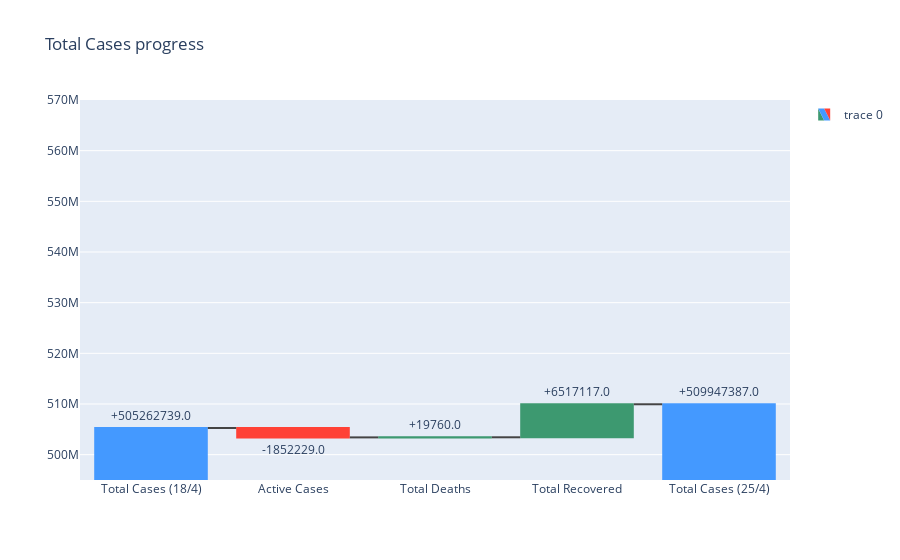

Notebook source saved alongside this figure:
### Markdown cell above
- Vì sự thay đổi của từng thành phần (`Active Cases`, `Total Deaths`, `Total Recovered`) sẽ dẫn tới sự thay đổi của phần tổng thể (`Total Cases`), vì thế biểu đồ waterfall được sử dụng để nhấn mạnh vào sự thay đổi thành phần

### Code cell
text = df['amount'].apply(lambda x: str(x) if x < 0 else '+' + str(x))

fig = go.Figure(go.Waterfall(
    x = df.index,
    text=text, textposition = "outside",
    y = df['amount'][:-1].to_list() + [None],
    measure = [ "absolute","relative", "relative","relative", "total" ]   
))
fig.update_layout(
    yaxis_range=[4.95 * 1e8, 5.7 * 1e8],
    title='Total Cases progress', showlegend = True)

### Figure 1 — Plotly figure (JSON) as saved in the notebook; plotly's stock layout.template omitted (floating-point values rounded to 4 significant figures)
{"data": [{"measure": ["absolute", "relative", "relative", "relative", "total"], "text": ["+505262739.0", "-1852229.0", "+19760.0", "+6517117.0", "+509947387.0"], "textposition": "outside", "type": "waterfall", "x": ["Total Cases (18/4)", "Active Cases", "Total Deaths", "Total Recovered", "Total Cases (25/4)"], "y": [505262739, -1852229, 19760, 6517117, null]}], "layout": {"showlegend": true, "title": {"text": "Total Cases progress"}, "yaxis": {"range": [495000000, 570000000]}}}
